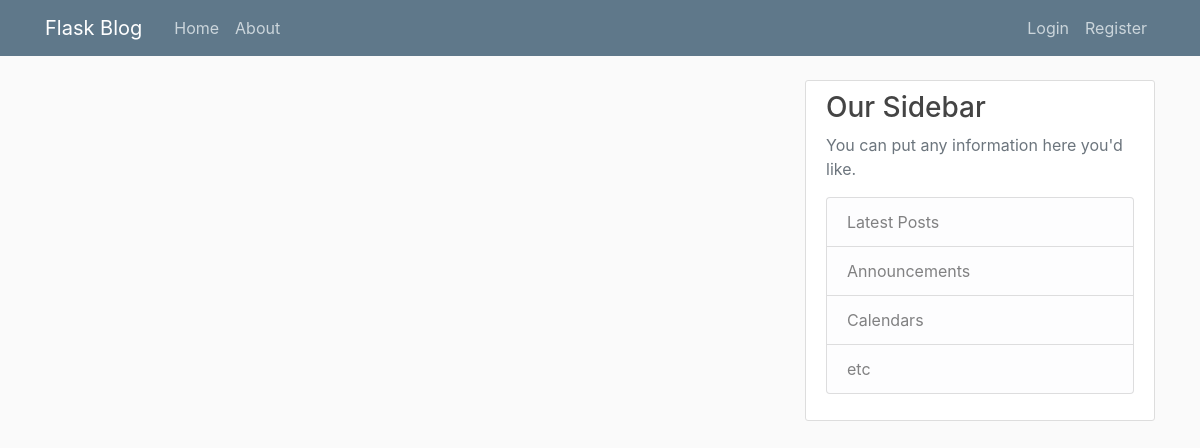
Page /home on the earlier database version.
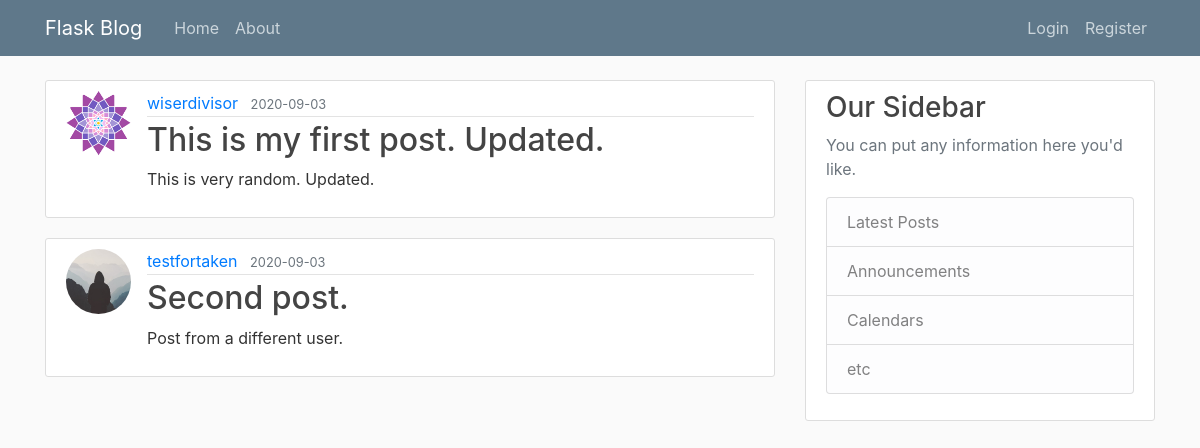
Same page on the later database version.
### flaskblog/models.py (models this page shows, shortened)
class Post(db.Model):
    id = db.Column(db.Integer, primary_key=True)
    title = db.Column(db.String(100), nullable=False)
    date_posted = db.Column(db.DateTime, nullable=False, default=datetime.utcnow)
    content = db.Column(db.Text, nullable=False)
    user_id = db.Column(db.Integer, db.ForeignKey('user.id'), nullable=False)

class User(db.Model, UserMixin):
    id = db.Column(db.Integer, primary_key=True)
    username = db.Column(db.String(20), unique=True, nullable = False)
    email = db.Column(db.String(120), unique=True, nullable = False)
    image_file = db.Column(db.String(20), nullable=False, default = "default.jpg")
    password = db.Column(db.String(60), nullable=False)
    posts = db.relationship('Post', backref='author', lazy=True)

### flaskblog/routes.py (the view)
@app.route("/")
@app.route("/home")
def home():
    posts = Post.query.all()
    return render_template("home.html", posts=posts, title="Home")

### flaskblog/templates/home.html
{% extends "layout.html" %}
{% block content %}
  {% for post in posts %}
    <article class="media content-section">
      <img class="rounded-circle article-img" src="{{ url_for('static', filename='/profile_pics/' + post.author.image_file) }}">
      <div class="media-body">
        <div class="article-metadata">
          <a class="mr-2" href="#">{{ post.author.username }}</a>
          <small class="text-muted">{{ post.date_posted.strftime('%Y-%m-%d') }}</small>
        </div>
        <h2><a class="article-title" href="{{ url_for('post', post_id=post.id) }}">{{ post.title }}</a></h2>
        <p class="article-content">{{ post.content }}</p>
      </div>
    </article>
  {% endfor %}
{% endblock content %}}

### flaskblog/templates/layout.html (shortened to what this page needs)
<!DOCTYPE html>
<html>
  <head>
    <link rel="stylesheet"
    href="https://stackpath.bootstrapcdn.com/bootstrap/4.5.0/css/bootstrap.min.css"
>
    <link rel="stylesheet" type="text/css" href="{{ url_for('static',filename='main.css') }}">
  </head>
  <body>
    <header class="site-header">
      <nav class="navbar navbar-expand-md navbar-dark bg-steel fixed-top">
        <div class="container">
          <a class="navbar-brand mr-4" href="/">Flask Blog</a>
          <div class="collapse navbar-collapse" id="navbarToggle">
            <div class="navbar-nav mr-auto">
              <a class="nav-item nav-link" href="{{ url_for('home') }}">Home</a>
              <a class="nav-item nav-link" href="{{ url_for('about') }}">About</a>
            </div>
            <div class="navbar-nav">
              {% if current_user.is_authenticated %}
                <a class="nav-item nav-link" href="{{ url_for('new_post') }}">New Post</a>
                <a class="nav-item nav-link" href="{{ url_for('account') }}">Account</a>
                <a class="nav-item nav-link" href="{{ url_for('logout') }}">Logout</a>
              {% else %}
                <a class="nav-item nav-link" href="{{ url_for('login') }}">Login</a>
                <a class="nav-item nav-link" href="{{ url_for('register') }}">Register</a>
              {% endif %}
            </div>
          </div>
        </div>
      </nav>
    </header>
    <main role="main" class="container">
      <div class="row">
        <div class="col-md-8">
          {% block content %}{% endblock %}
        </div>
        <div class="col-md-4">
          <div class="content-section">
            <h3>Our Sidebar</h3>
            <p class='text-muted'>You can put any information here you'd like.
              <ul class="list-group">
                <li class="list-group-item list-group-item-light">Latest Posts</li>
                <li class="list-group-item list-group-item-light">Announcements</li>
                <li class="list-group-item list-group-item-light">Calendars</li>
                <li class="list-group-item list-group-item-light">etc</li>
              </ul>
            </p>
          </div>
        </div>
      </div>
    </main>
  </body>
</html>

### flaskblog/static/main.css (style rules this page uses)
body { background: #fafafa; color: #333333; margin-top: 5rem; }
h1, h2, h3, h4, h5, h6 { color: #444444; }
.bg-steel { background-color: #5f788a; }
.site-header .navbar-nav .nav-link { color: #cbd5db; }
.content-section { background: #ffffff; padding: 10px 20px; border: 1px solid #dddddd; border-radius: 3px; margin-bottom: 20px; }
.article-title { color: #444444; }
.article-content { white-space: pre-line; }
.article-img { height: 65px; width: 65px; margin-right: 16px; }
.article-metadata { padding-bottom: 1px; margin-bottom: 4px; border-bottom: 1px solid #e3e3e3 }

Differences in the rows shown:
added Post: image_file (picture), author.username "wiserdivisor", date_posted "2020-09-03", title "This is my first post. Updated.", content "This is very random. Updated."
added Post: image_file (placeholder picture), author.username "testfortaken", date_posted "2020-09-03", title "Second post.", content "Post from a different user."
